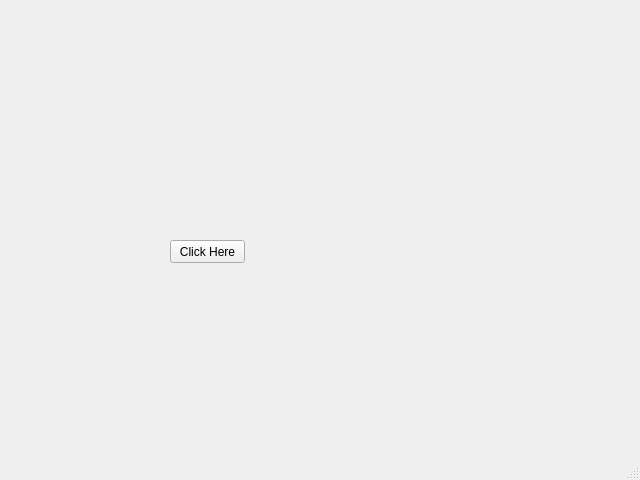
<?xml version="1.0" encoding="UTF-8"?>
<ui version="4.0">
 <class>MainWindow</class>
 <widget class="QMainWindow" name="MainWindow">
  <property name="geometry">
   <rect>
    <x>0</x>
    <y>0</y>
    <width>640</width>
    <height>480</height>
   </rect>
  </property>
  <property name="windowTitle">
   <string>MainWindow</string>
  </property>
  <widget class="QWidget" name="centralwidget">
   <widget class="QPushButton" name="button1">
    <property name="geometry">
     <rect>
      <x>170</x>
      <y>240</y>
      <width>75</width>
      <height>23</height>
     </rect>
    </property>
    <property name="text">
     <string>Click Here</string>
    </property>
   </widget>
  </widget>
  <widget class="QMenuBar" name="menubar">
   <property name="geometry">
    <rect>
     <x>0</x>
     <y>0</y>
     <width>640</width>
     <height>22</height>
    </rect>
   </property>
  </widget>
  <widget class="QStatusBar" name="statusbar"/>
 </widget>
 <resources/>
 <connections/>
</ui>
